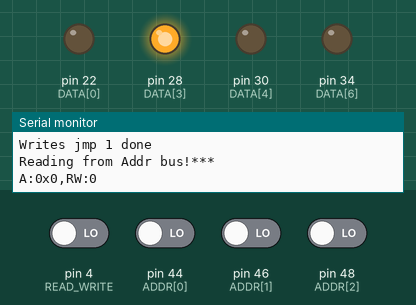
This sketch was run on a simulated Arduino Mega 2560, built with avr-gcc and run on an emulated ATmega2560. On the bench: output pins drawn as LEDs (lit = HIGH), the last lines printed to the serial monitor. Inputs (shaded band) come from the test bench; at power-on: pin 4 (READ_WRITE), pin 44 (ADDR[0]), pin 46 (ADDR[1]), pin 48 (ADDR[2]) LOW. Pins used as bus, display or sensor lines are not drawn.

Above: at 3.0 s.
At 5.0 s:
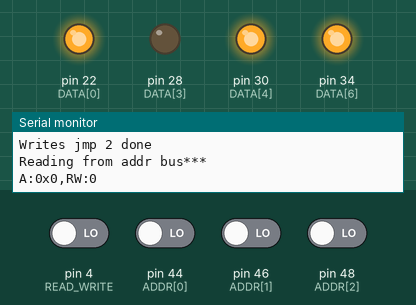
Timing chart, 0 to 7.2 s (numbered marks = the images above):
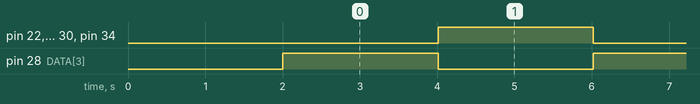

Measured:
- by itself, pin 22 (DATA[0]), pin 28 (DATA[3]), pin 30 (DATA[4]), pin 34 (DATA[6]): alternates HIGH for 2.0 s and LOW for 2.0 s
- by itself, everything shown: repeats every 4.0 s, in 4 steps

The sketch:

6502_driver.ino
```cpp
/* Control pins */
#define CLOCK 2
#define READ_WRITE 4
#define RST 6
/* How long to delay the PHI2 clock */
#define DEL 500

/* LSB to MSB 24..36 --> D0..D7 */
const char DATA[] = {22, 24, 26, 28, 30, 32, 34, 36};
/* LSB to MSB A0..A2 --> 44..48 */
const char ADDR[] = {44, 46, 48};
/* We are only using the first 3 bits (2^3=8 bytes) of the addr bus */
/* Program must always be 8 bytes long because of our address bus */
//const byte PROG[] = {0xA9, 0xFF, 0x8d, 0x02, 0x60, 0xEA, 0xEA, 0xEA};
const byte PROG[] = {0xEA, 0xEA, 0xEA, 0xEA, 0xEA, 0XEA, 0xEA, 0xEA};
const char *mds[2];


void tickClock(int count){
  while(count--){
    digitalWrite(CLOCK, HIGH);
    //delay(200);
    digitalWrite(CLOCK, LOW);
  }
}

void set_input(){
  for(int i = 0; i < 8; i++){
    pinMode(DATA[i], INPUT);
  }
}

void set_output(){
  for(int i = 0; i < 8; i++){
    pinMode(DATA[i], OUTPUT);
  }
}

void db_write(char dat){
  //set_output();
  for(int i = 0; i < 8; i++){
    digitalWrite(DATA[i], (dat >> i) & 1);
  }
  delay(1);
}

char db_read(){
  byte out_byte = 0x00;
  set_input();
  for(int i = 0; i < 8; i++){
    out_byte += digitalRead(DATA[i]) << i;
  }
}

void setup() {
  // put your setup code here, to run once:
  /* Start the serial port so we can see what is going on */
  Serial.begin(57600);
  delay(2000);
  /* Set up RW modes table for serial printing */
  mds[0] = "Write";
  mds[1] = "Read";
  /* We will start out using data as output */
  for(int i = 0; i < 8; i++){
    pinMode(DATA[i], OUTPUT);
  }
  /* Address pins will ALWAYS be input */
  for(int i = 0; i < 3; i++){
    pinMode(ADDR[i], INPUT);
  }
  /* Set mode of control pins */
  pinMode(CLOCK, OUTPUT);
  pinMode(RST, OUTPUT);
  pinMode(READ_WRITE, INPUT);
  /* Reset the MPU, set a reset vector */
  /* The MPU needs to be held in reset for a minimum of 2 clock cycles */
  Serial.write("\nStarting low reset\n");
  digitalWrite(RST, LOW);
  tickClock(7);
  digitalWrite(RST, HIGH);
  Serial.write("Low reset done\n");
  /* Now, the first 5 cycles of the reset interrupt are internal operations, the last 2 read the vector */
  /* We are going to jump to address 0x5555 */
  Serial.write("Writing 0xEA * 6 and 0x55 * 2\n");
  db_write(0xEA);
  tickClock(6); /* This needs to be done 6 time for some reason */
  db_write(0xEA);
  tickClock(2);
  /* Now, the reset operation is done, going into the loop! */

}

void loop() {
  /* We start on PHI2 low (PHI1)*/
  /* Write instruction to jmp to 0xAAAA (last 4 1010)*/
  /* JMP $AAAA = 4C AA AA */
  Serial.write("***Writing 0x4C\n");
  db_write(0x4C);
  tickClock(1);
  Serial.write("Writing 0xAA\n");
  db_write(0xAA);
  tickClock(2);
  Serial.write("Writes jmp 1 done\n");
  Serial.write("Reading from Addr bus!***\n");
  byte out_b = 0x00;
  char buf[16];
  for(int i = 0; i < 3; i++){
    out_b += (digitalRead(ADDR[i]) << i);
  }
  sprintf(buf,"A:0x%x,RW:%d\n",out_b, digitalRead(READ_WRITE));
  Serial.write(buf);
  out_b = 0x00;
  /* Delay on PHI2 low so we can see the LEDs (address bus is set in PHI1 aka PHI2 low)*/
  delay(2000);
  Serial.write("Delay 1 done\n\n");

  /* Now jump to 0x5555 (last 4 0101) */
  Serial.write("***Writing 0x4C again\n");
  db_write(0x4C);
  tickClock(1);
  Serial.write("Writing 0x55\n");
  db_write(0x55);
  tickClock(2);
  Serial.write("Writes jmp 2 done\n");
  Serial.write("Reading from addr bus***\n");
  for(int i = 0; i < 3; i++){
    out_b += (digitalRead(ADDR[i]) << i);
  }
  sprintf(buf,"A:0x%x,RW:%d\n",out_b,digitalRead(READ_WRITE));
  Serial.write(buf);
  delay(2000);
  Serial.write("Delay 2 done\n\n");
}
```
